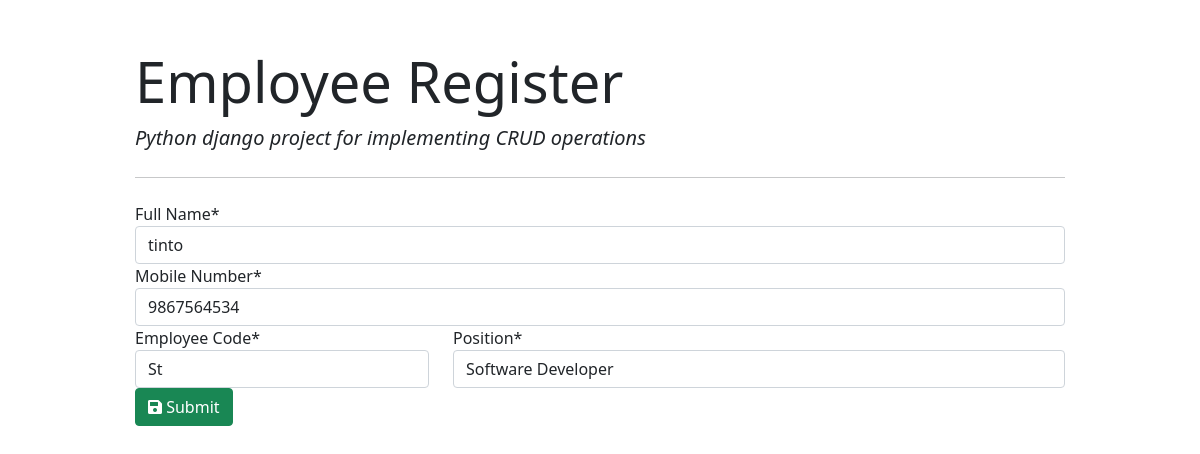
/1/, run on the app's committed database.
### employee_app/models.py (models this page shows)
class Employee(models.Model):
    Full_Name = models.CharField(max_length=100)
    Mobile_Number = models.CharField(max_length=20)
    Employee_Code = models.CharField(max_length=10)
    Position = models.ForeignKey(Position, on_delete=models.CASCADE)

### employee_app/views.py (the view)
# urls.py: path('<int:id>/', employee_form, name='update'),  # get and post request for update operation
def employee_form(request,id):
    if request.method == 'GET':
        emp = Employee.objects.get(pk=id)
        form = EmployeeForm(instance=emp)
        return render(request, "emp_register/update.html", {'form': form})
    else:
        emp = Employee.objects.get(pk=id)
        form = EmployeeForm(request.POST, instance=emp)
        if form.is_valid():
            form.save()
        return redirect('/list')

### employee_app/forms.py
class EmployeeForm(forms.ModelForm):
    class Meta:
        model = Employee
        fields = ('Full_Name', 'Mobile_Number', 'Employee_Code', 'Position')
        labels = {
            'Full_Name': 'Full Name',
            'Mobile_Number': 'Mobile Number',
            'Employee_Code': 'Employee Code',
            'Position': 'Position',
        }
    def __init__(self, *args, **kwargs):
        super(EmployeeForm, self).__init__(*args, **kwargs)
        self.fields['Position'].empty_label = "Select"

### employee_app/models.py (called while the page is built)
    def __str__(self):
        return self.title

### template/emp_register/update.html
{% extends "emp_register/base.html" %}
{% block content %}
{% load crispy_forms_tags %}
<form action="" method="post" autocomplete="off">{% csrf_token %}
{{form.Full_Name|as_crispy_field}}
    {{form.Mobile_Number|as_crispy_field}}
    <div class="row">
        <div class="col-md-4">
           {{form.Employee_Code|as_crispy_field}}
        </div>
        <div class="col-md-8">
            {{form.Position|as_crispy_field}}
        </div>
    </div>
    <button type="submit" class="btn btn-success"><i class="fas fa-save"></i> Submit</button>
</form>
{% endblock content %}

### data on the page
Employee: Full_Name "tinto", Mobile_Number "9867564534", Employee_Code "St", Position "Software Developer"
